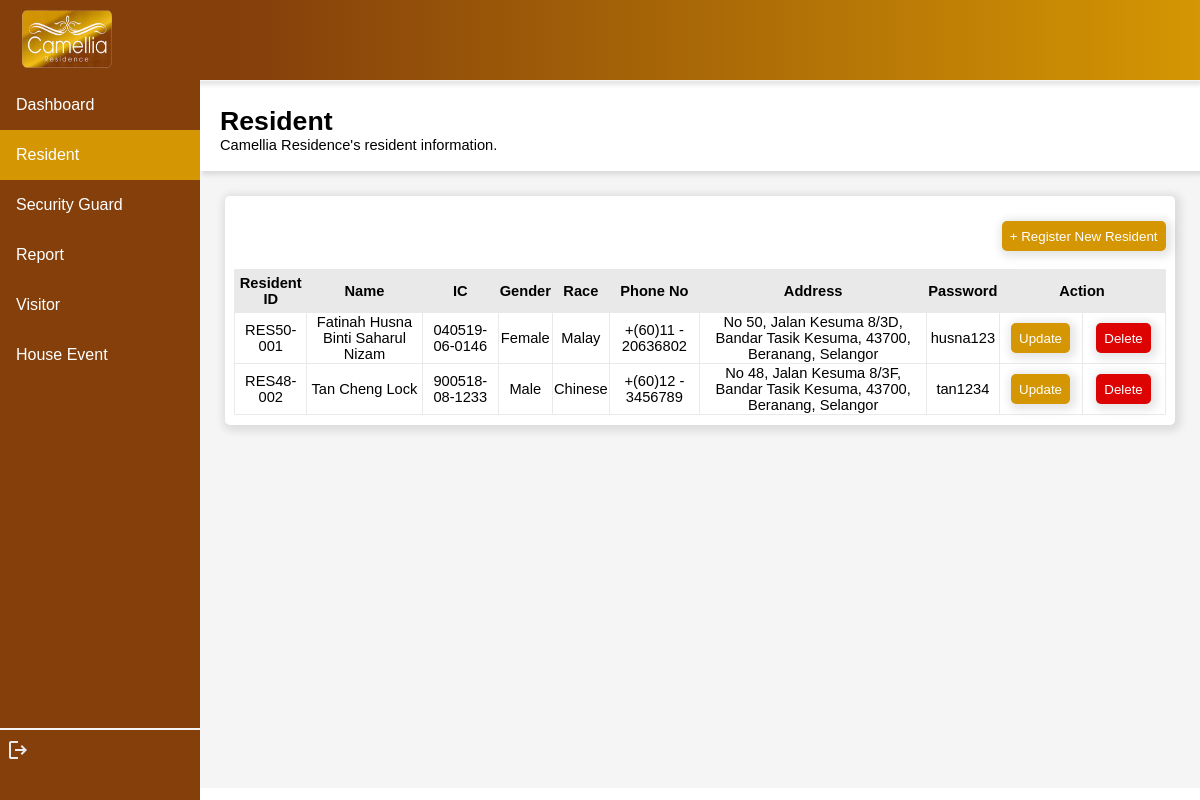
/camelliaresidence/adminresident/AD-01, run on the app's committed database.
### residentialvisitor/models.py (models this page shows)
class Resident(models.Model):
    resID = models.CharField(max_length=10, primary_key=True)
    resName = models.TextField(max_length=255)
    resIC = models.CharField(max_length=14)
    resGender = models.TextField(max_length=6)
    resRace = models.TextField(max_length=20)
    resPhoneno = models.CharField(max_length=20)
    houseNo = models.CharField(max_length=6)
    street = models.CharField(max_length=30)
    address = models.CharField(max_length=255)
    resPassword = models.CharField(max_length=10)

### residentialvisitor/views.py (the view)
# urls.py: path('adminresident/<str:adminID>', views.admin_resident, name='admin_resident'),
def admin_resident(request, adminID):
    myadmin = Admin.objects.get(adminID=adminID)
    myresident = Resident.objects.all().order_by('street').values()
    dict = {
        'myadmin':myadmin,
        'myresident':myresident
    }
    return render(request, 'admin_resident.html', dict)

### residentialvisitor/templates/admin_resident.html (shortened to what this page needs)
<!DOCTYPE html>
<html lang="en">
<head>
</head>
<body>
    {% load static %}
    <header>
        <img src="{% static 'logo.png' %}" alt="" width="90px" height="58px" style="float: left; margin-left: 1%;">
    </header>
    <div class="sidenav">
        <a href="{% url 'admin_dashboard' myadmin.adminID %}" id="page">Dashboard</a>
        <a href="{% url 'admin_resident' myadmin.adminID %}" class="active" class="active" id="page">Resident</a>
        <a href="{% url 'admin_guard' myadmin.adminID %}" id="page">Security Guard</a>
        <a href="{% url 'admin_report' myadmin.adminID %}" id="page">Report</a>
        <a href="{% url 'admin_visitor' myadmin.adminID %}" id="page">Visitor</a>
        <a href="{% url 'admin_event' myadmin.adminID %}" id="page">House Event</a>
        <br>
        <hr>
        <a href="{% url 'guard_login' %}" style="margin-left: 3%;"><svg xmlns="http://www.w3.org/2000/svg" height="24px" viewBox="0 -960 960 960" width="24px" fill="#e8eaed"><path d="M200-120q-33 0-56.5-23.5T120-200v-560q0-33 23.5-56.5T200-840h280v80H200v560h280v80H200Zm440-160-55-58 102-102H360v-80h327L585-622l55-58 200 200-200 200Z"/></svg></a>
    </div>
    <div class="content">
        <div id="title">
            <p><span style="font-size: 20pt; font-weight: bold;">Resident <br></span>Camellia Residence's resident information.</p>
        </div>
        <div style="display: flex; margin: 1%; justify-content: center; height: max-content;">
            <div class="info" style="width: 100%; height: max-content;">
                <p style="font-size: 12pt; font-weight: bold;"> <button style="float: right;" ><a href="registerresident/{{myadmin.adminID}}">+ Register New Resident</a></button></p><br><br><br>
                <table>
                    <tr>
                        <th>Resident ID</th>
                        <th>Name</th>
                        <th>IC</th>
                        <th>Gender</th>
                        <th>Race</th>
                        <th>Phone No</th>
                        <th>Address</th>
                        <th>Password</th>
                        <th colspan="2">Action</th>
                    </tr>
                    {% for x in myresident %}
                    <tr>
                        <td>{{x.resID}}</td>
                        <td>{{x.resName}}</td>
                        <td>{{x.resIC}}</td>
                        <td>{{x.resGender}}</td>
                        <td>{{x.resRace}}</td>
                        <td>{{x.resPhoneno}}</td>
                        <td>{{x.address}}</td>
                        <td>{{x.resPassword}}</td>
                        <td style="width: 80px;"><button><a href="updateresident/{{myadmin.adminID}}/{{x.resID}}">Update</a></button></td>
                        <td style="width: 80px;">
                            <form method="post" action="{% url 'admindelete_resident' myadmin.adminID  x.resID %}" onsubmit="return confirmDelete(this);">
                                <button type="submit" style="background-color: rgb(222, 3, 3); color: white;" id="d">Delete</button>
                            </form>
                        </td>
                    </tr>
                    {% endfor %}
                </table>
            </div>
        </div>
    </div>
</body>
</html>

### residentialvisitor/templates/admin_resident.html (style rules this page uses)
body { margin: 0%; top: 0; font-family: Verdana, Geneva, Tahoma, sans-serif; }
header { background-image: linear-gradient(270deg, rgba(212, 150, 3, 1) 0%, rgba(132, 63, 11, 1) 80%); height: 70px; border-bottom: 1px solid whitesmoke; padding-top: 10px; padding-left: 10px; top: 0; position: sticky; background-color: white; box-shadow: 2px 4px 4px rgba(0, 0, 0, 0.1); }
.sidenav { height: 100%; width: 200px; position: fixed; z-index: 1; top: 80px; left: 0; background-color: #843F0B; overflow-x: hidden; }
.sidenav #page { display: block; color: white; padding: 16px; text-decoration: none; }
.sidenav #page.active { background-color: #d49603; color: white; }
div.content { margin-left: 200px; height: 707px; background-color: whitesmoke; font-size: 11pt; }
#title { background-color: white; box-shadow: 2px 4px 4px rgba(0, 0, 0, 0.1); height: 80px; padding-left: 2%; padding-top: 1%; }
.info { background-color: white; box-shadow: 2px 2px 8px 4px rgba(0, 0, 0, 0.1); border-radius: 5px; padding: 1%; margin: 1.5%; }
hr { border: 0.5px solid whitesmoke; margin-top: 330px; }
button { padding-right: 8px; padding-left: 8px; height: 30px; border-radius: 5px; box-shadow: 2px 2px 8px 4px rgba(0, 0, 0, 0.1); border: 0; background-color: #d49603; }
a { text-decoration: none; color: white; }
table,tr,th,td { border: rgb(233, 233, 233) solid 1px; border-collapse: collapse; width: 100%; }
tr,th,td { height: 40px; width: max-content; text-align: center; }
th { background-color: rgb(233, 233, 233); }

### data on the page
Resident: resID "RES50-001", resName "Fatinah Husna Binti Saharul Nizam", resIC "040519-06-0146", resGender "Female", resRace "Malay", resPhoneno "+(60)11 - 20636802", address "No 50, Jalan Kesuma 8/3D, Bandar Tasik Kesuma, 43700, Beranang, Selangor", resPassword "husna123"
Resident: resID "RES48-002", resName "Tan Cheng Lock", resIC "900518-08-1233", resGender "Male", resRace "Chinese", resPhoneno "+(60)12 - 3456789", address "No 48, Jalan Kesuma 8/3F, Bandar Tasik Kesuma, 43700, Beranang, Selangor", resPassword "tan1234"
